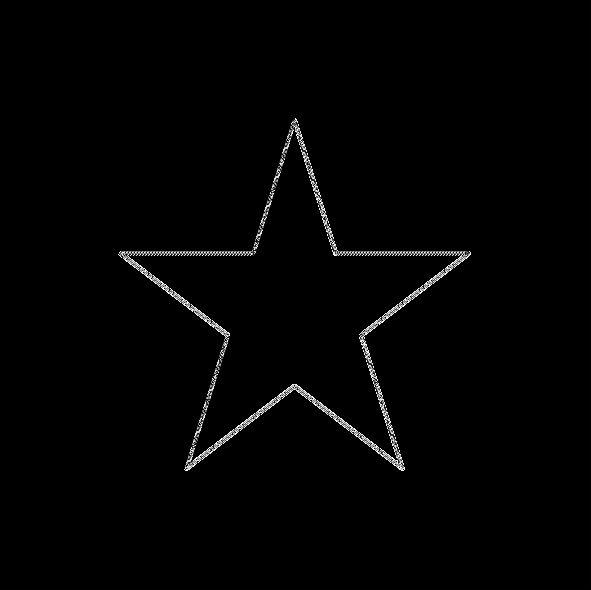
#> input picture cannyEdgeDetection/imagel.png, 591 x 590 px
$ python hysteresis1.py
#> lines starting #> are read from the running program, lines starting #| are printed output that depends on the picture; after the words box and inside, x2 and y2 are one past the last pixel; in counts of white or black regions, pixels touching at a corner belong together
import cv2
import numpy as np

I = cv2.imread('imagel.png', 0)
#> I is the input picture: shape (590, 591); min 0, max 255, mean 3

def hysteresis1(I):

    size_I = I.shape
#> size_I = (590, 591)
    ht=150
    lt=50


    for i in range(0,size_I[0]-2):
        for j in range(0, size_I[1]-2):
            if I[i,j] >ht:
                I[i,j] = 255
            elif I[i,j] <lt:
                I[i,j] = 0
            else:
                if I[i-1,j-1]>ht or I[i-1,j]>ht or I[i-1,j+1]>ht or I[i,j-1]>ht or I[i,j+1]>ht or I[i+1,j-1]>ht or I[i+1,j]>ht or I[i+1,j+1]>ht:
                    I[i,j] = 255
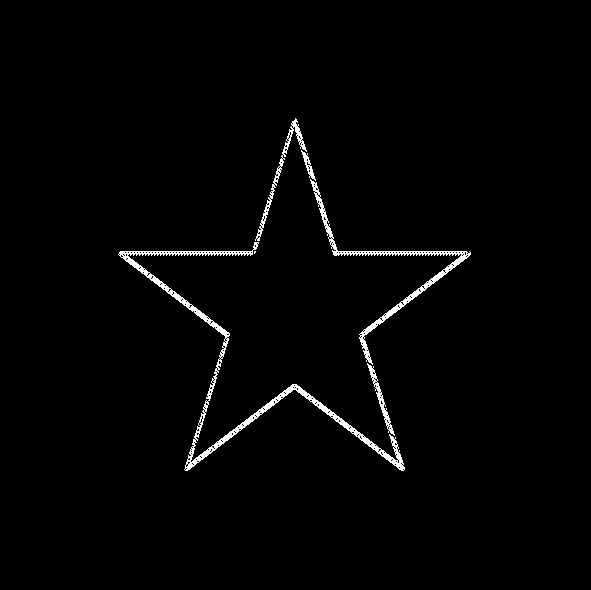
#> I: shape (590, 591); 2.02% of pixels changed, all inside (x1, y1, x2, y2) = (118, 118, 471, 471)


    return  I

I = hysteresis1(I)
cv2.imwrite('hysteresis1.png', I)
